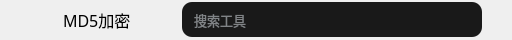
       <widget class="QWidget" name="widget" native="true">
        <property name="minimumSize">
         <size>
          <width>0</width>
          <height>40</height>
         </size>
        </property>
        <property name="maximumSize">
         <size>
          <width>16777215</width>
          <height>40</height>
         </size>
        </property>
        <property name="styleSheet">
         <string notr="true">QToolButton {
    qproperty-iconSize: 22px 22px;
	/*padding-left: 15px;*/
	background-color: rgba(255, 255, 255, 0);
	border: none;
	border-radius:0px;
	color: rgb(255, 255, 255);
	text-align: center;
}

QToolButton::menu-indicator { 
	image: None;
}

QToolButton:hover {
	border-radius:0px;
	color: rgb(255, 255, 255);
	
	background-color: rgba(20, 30, 36,0);
	border: none;
}
 
QToolButton:checked {
	border-radius:0px;
	color: rgb(255, 255, 255);
	background-color: rgba(20, 30, 36,0);
	border: none;
}</string>
        </property>
        <layout class="QHBoxLayout" name="horizontalLayout_5">
         <property name="spacing">
          <number>11</number>
         </property>
         <property name="leftMargin">
          <number>1</number>
         </property>
         <property name="topMargin">
          <number>0</number>
         </property>
         <property name="rightMargin">
          <number>0</number>
         </property>
         <property name="bottomMargin">
          <number>0</number>
         </property>
         <item>
          <widget class="QToolButton" name="toolButton_3">
           <property name="sizePolicy">
            <sizepolicy hsizetype="Fixed" vsizetype="Fixed">
             <horstretch>0</horstretch>
             <verstretch>0</verstretch>
            </sizepolicy>
           </property>
           <property name="minimumSize">
            <size>
             <width>20</width>
             <height>20</height>
            </size>
           </property>
           <property name="maximumSize">
            <size>
             <width>20</width>
             <height>20</height>
            </size>
           </property>
           <property name="text">
            <string/>
           </property>
           <property name="icon">
            <iconset resource="../lib.qrc">
             <normaloff>:/lib/left1.png</normaloff>:/lib/left1.png</iconset>
           </property>
           <property name="iconSize">
            <size>
             <width>22</width>
             <height>22</height>
            </size>
           </property>
          </widget>
         </item>
         <item>
          <widget class="QToolButton" name="toolButton_4">
           <property name="minimumSize">
            <size>
             <width>20</width>
             <height>20</height>
            </size>
           </property>
           <property name="maximumSize">
            <size>
             <width>20</width>
             <height>20</height>
            </size>
           </property>
           <property name="styleSheet">
            <string notr="true"/>
           </property>
           <property name="text">
            <string/>
           </property>
           <property name="icon">
            <iconset resource="../lib.qrc">
             <normaloff>:/lib/right1.png</normaloff>:/lib/right1.png</iconset>
           </property>
           <property name="iconSize">
            <size>
             <width>22</width>
             <height>22</height>
            </size>
           </property>
          </widget>
         </item>
         <item>
          <widget class="QLabel" name="label">
           <property name="font">
            <font>
             <family>OPPOSans B</family>
             <pointsize>12</pointsize>
            </font>
           </property>
           <property name="text">
            <string>MD5加密</string>
           </property>
          </widget>
         </item>
         <item>
          <spacer name="horizontalSpacer">
           <property name="orientation">
            <enum>Qt::Horizontal</enum>
           </property>
           <property name="sizeHint" stdset="0">
            <size>
             <width>40</width>
             <height>20</height>
            </size>
           </property>
          </spacer>
         </item>
         <item>
          <widget class="QLineEdit" name="lineEdit_find">
           <property name="minimumSize">
            <size>
             <width>300</width>
             <height>35</height>
            </size>
           </property>
           <property name="maximumSize">
            <size>
             <width>700</width>
             <height>16777215</height>
            </size>
           </property>
           <property name="font">
            <font>
             <family>OPPOSans B</family>
             <pointsize>10</pointsize>
            </font>
           </property>
           <property name="styleSheet">
            <string notr="true">QLineEdit{
color: rgb(231, 238, 244);
border-radius: 14px;
background-color: rgb(25, 25, 25, 255);
border: 0px solid rgba(255, 255, 255, 0);
border-radius: 10px;
padding-left:10px;
padding-right:10px;
}</string>
           </property>
           <property name="placeholderText">
            <string>搜索工具</string>
           </property>
          </widget>
         </item>
         <item>
          <spacer name="horizontalSpacer_3">
           <property name="orientation">
            <enum>Qt::Horizontal</enum>
           </property>
           <property name="sizeType">
            <enum>QSizePolicy::Fixed</enum>
           </property>
           <property name="sizeHint" stdset="0">
            <size>
             <width>30</width>
             <height>20</height>
            </size>
           </property>
          </spacer>
         </item>
        </layout>
       </widget>
